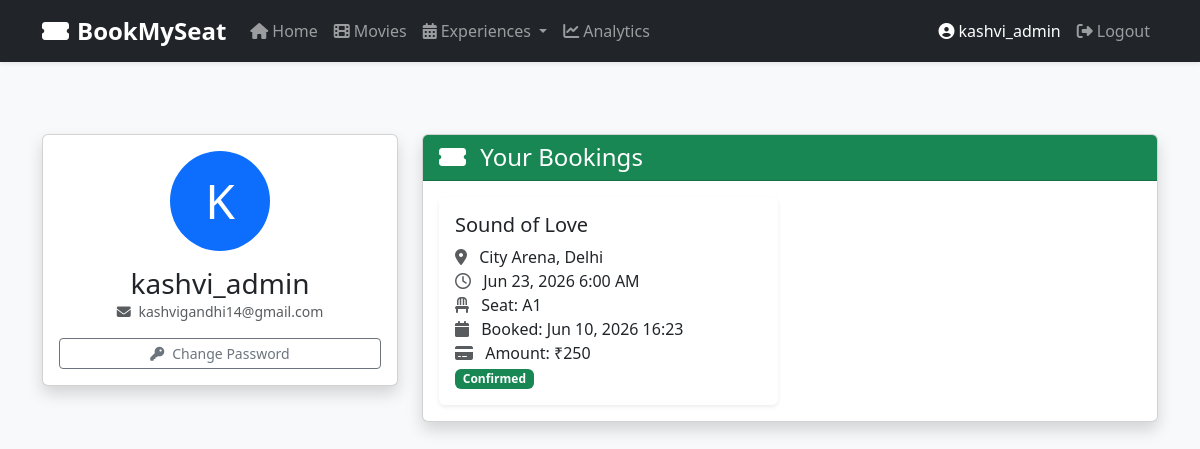
Screenshot of /users/profile/ (signed in) with the database file from the repository.
### experiences/models.py (models this page shows, shortened)
class Booking(models.Model):
    id = models.UUIDField(primary_key=True, default=uuid.uuid4, editable=False)
    user = models.ForeignKey(User, on_delete=models.CASCADE, related_name="experience_bookings")
    seat = models.ForeignKey(Seat, on_delete=models.PROTECT)
    session = models.ForeignKey(Session, on_delete=models.PROTECT)
    experience = models.ForeignKey(Experience, on_delete=models.PROTECT)
    status = models.CharField(
        max_length=32,
        default="pending_payment",
        choices=[
            ("pending_payment", "Pending Payment"),
            ("confirmed", "Confirmed"),
            ("cancelled", "Cancelled"),
        ],
    )
    booked_at = models.DateTimeField(auto_now_add=True, db_index=True)
    payment_id = models.CharField(max_length=255, blank=True, default="", db_index=True)
    class Meta:
        indexes = [
            models.Index(fields=["user", "booked_at"]),
            models.Index(fields=["payment_id"]),
        ]

class Experience(models.Model):
    name = models.CharField(max_length=255, db_index=True)
    type = models.CharField(max_length=32, choices=ExperienceType.choices, db_index=True)
    image = models.ImageField(upload_to="experiences/", blank=True, null=True)
    rating = models.DecimalField(max_digits=3, decimal_places=1, default=0)
    language = models.ForeignKey(
        "movies.Language",
        on_delete=models.PROTECT,
        related_name="experiences",
        null=True,
        blank=True
    )
    director = models.CharField(
        max_length=255,
        blank=True,
        null=True,
        help_text="Director or main performer"
    )
    description = models.TextField(blank=True, null=True)
    trailer_url = models.URLField(blank=True, null=True)
    class Meta:
        ordering = ["-rating", "name"]
        indexes = [
            models.Index(fields=["type", "name"]),
            models.Index(fields=["rating"]),
        ]
    _YOUTUBE_ID_RE = re.compile(r"^[A-Za-z0-9_-]{6,64}$")

class Session(models.Model):
    experience = models.ForeignKey(Experience, on_delete=models.CASCADE, related_name="sessions")
    venue = models.ForeignKey(Venue, on_delete=models.PROTECT, related_name="sessions")
    start_time = models.DateTimeField(db_index=True)
    ticket_price = models.DecimalField(max_digits=9, decimal_places=2, default=250.00)
    seat_map_enabled = models.BooleanField(default=True)
    class Meta:
        ordering = ["start_time", "id"]
        indexes = [
            models.Index(fields=["experience", "start_time"]),
            models.Index(fields=["venue", "start_time"]),
        ]

class Venue(models.Model):
    name = models.CharField(max_length=255)
    city = models.CharField(max_length=120, blank=True, default="")
    address = models.TextField(blank=True, default="")

class Seat(models.Model):
    session = models.ForeignKey(Session, on_delete=models.CASCADE, related_name="seats")
    seat_number = models.CharField(max_length=10)
    is_booked = models.BooleanField(default=False)
    class Meta:
        unique_together = ["session", "seat_number"]
        indexes = [models.Index(fields=["session", "is_booked"])]

class Payment(models.Model):
    booking = models.OneToOneField(Booking, on_delete=models.CASCADE, related_name="payment")
    stripe_payment_intent_id = models.CharField(max_length=255, unique=True)
    client_secret = models.CharField(max_length=255, blank=True)
    amount = models.DecimalField(max_digits=9, decimal_places=2)
    currency = models.CharField(max_length=10, default="INR")
    status = models.CharField(
        max_length=32,
        default="pending",
        choices=[
            ("pending", "Pending"),
            ("succeeded", "Succeeded"),
            ("failed", "Failed"),
            ("cancelled", "Cancelled"),
        ],
        db_index=True,
    )
    created_at = models.DateTimeField(auto_now_add=True, db_index=True)

### users/views.py (the view)
# urls.py: path('profile/', profile, name='profile'),
@login_required
def profile(request):
    bookings = Booking.objects.filter(user=request.user).select_related(
        'movie', 'theater', 'seat', 'payment'
    ).order_by('-booked_at')
    experience_bookings = ExperienceBooking.objects.filter(user=request.user).select_related(
        'experience', 'session__venue', 'seat', 'payment'
    ).order_by('-booked_at')
    if request.method == 'POST':
        u_form = UserUpdateForm(request.POST, instance=request.user)
        if u_form.is_valid():
            u_form.save()
            return redirect('profile')
    else:
        u_form = UserUpdateForm(instance=request.user)
    return render(
        request,
        'users/profile.html',
        {'u_form': u_form, 'bookings': bookings, 'experience_bookings': experience_bookings},
    )

### templates/users/profile.html (shortened to what this page needs)
{% extends "base.html" %} {% block content %}
<div class="container py-5">
  <div class="row">
    <div class="col-lg-4 mb-4">
      <div class="card shadow">
        <div class="card-body text-center">
          <div class="mb-3">
            <div class="avatar-circle mx-auto mb-3 bg-primary text-white d-flex align-items-center justify-content-center" style="width: 100px; height: 100px; border-radius: 50%; font-size: 3rem;">
                {{ user.username|slice:":1"|upper }}
            </div>
          </div>
          <h3 class="card-title mb-0">{{ user.username }}</h3>
          <p class="text-muted small mb-3"><i class="fas fa-envelope me-1"></i> {{ user.email }}</p>
          <div class="d-grid gap-2">
            <a href="{% url 'password_reset' %}" class="btn btn-sm btn-outline-secondary"><i class="fas fa-key me-2"></i>Change Password</a>
          </div>
        </div>
      </div>
    </div>
    <div class="col-lg-8">
      <div class="card shadow">
        <div class="card-header bg-success text-white">
          <h4 class="mb-0"><i class="fas fa-ticket-alt me-2"> </i> Your Bookings</h4>
        </div>
        <div class="card-body">
          {% if bookings or experience_bookings %}
            <div class="row row-cols-1 row-cols-md-2 g-4">
              {% for booking in experience_bookings %}
                <div class="col">
                  <div class="card h-100 border-0 shadow-sm">
                    <div class="card-body">
                      <h5 class="card-title">{{ booking.experience.name }}</h5>
                      <p class="card-text">
                        <i class="fas fa-map-marker-alt me-2 text-muted"></i> {{ booking.session.venue.name }}{% if booking.session.venue.city %}, {{ booking.session.venue.city }}{% endif %}<br>
                        <i class="far fa-clock me-2 text-muted"></i> {{ booking.session.start_time|date:"M d, Y g:i A" }}<br>
                        <i class="fas fa-chair me-2 text-muted"></i> Seat: {{ booking.seat.seat_number }}<br>
                        <i class="fas fa-calendar me-2 text-muted"></i> Booked: {{ booking.booked_at|date:"M d, Y H:i" }}<br>
                        {% if booking.payment %}
                          <i class="fas fa-credit-card me-2 text-muted"></i> Amount: ₹{{ booking.payment.amount|floatformat:0 }}<br>
                          <span class="badge
                            {% if booking.status == 'confirmed' %}bg-success
                            {% elif booking.status == 'pending_payment' %}bg-warning
                            {% elif booking.status == 'cancelled' %}bg-danger
                            {% else %}bg-secondary{% endif %}">
                            {{ booking.get_status_display }}
                          </span>
                        {% else %}
                          <span class="badge bg-secondary">Legacy Booking</span>
                        {% endif %}
                      </p>
                    </div>
                  </div>
                </div>
              {% endfor %}
            </div>
          {% else %}
            <div class="text-center py-5">
              <i class="fas fa-ticket-alt fa-4x text-muted mb-3"></i>
              <p class="lead mb-0">No bookings yet. Time to plan your next outing!</p>
            </div>
          {% endif %}
        </div>
      </div>
    </div>
  </div>
</div>
{% endblock %}

### templates/base.html (shortened to what this page needs)
{% load static %}
<!DOCTYPE html>
<html lang="en">
<head>
    <link href="https://cdn.jsdelivr.net/npm/bootstrap@5.3.3/dist/css/bootstrap.min.css" rel="stylesheet">
    <link rel="stylesheet" href="https://cdnjs.cloudflare.com/ajax/libs/font-awesome/6.5.2/css/all.min.css" />
    <link rel="stylesheet" href="{% static 'css/style.css' %}">
</head>
<body>
    <nav class="navbar navbar-expand-lg navbar-dark bg-dark shadow-sm">
        <div class="container">
            <a class="navbar-brand fw-bold" href="{% url 'home' %}">
                <i class="fas fa-ticket-alt me-2"></i>BookMySeat
            </a>
            <div class="collapse navbar-collapse" id="navbarNav">
                <ul class="navbar-nav me-auto mb-2 mb-lg-0">
                    <li class="nav-item">
                        <a class="nav-link {% if request.resolver_match.url_name == 'home' %}active{% endif %}" aria-current="page" href="{% url 'home' %}">
                            <i class="fas fa-home me-1"></i>Home
                        </a>
                    </li>
                    <li class="nav-item">
                        <a class="nav-link {% if 'movies' in request.path %}active{% endif %}" href="{% url 'movie_list' %}">
                            <i class="fas fa-film me-1"></i>Movies
                        </a>
                    </li>
                    <li class="nav-item dropdown">
                        <a class="nav-link dropdown-toggle " href="#" id="navbarDropdown" role="button" data-bs-toggle="dropdown" aria-expanded="false">
                            <i class="fas fa-calendar-alt me-1"></i>Experiences
                        </a>
                    </li>
                    {% if request.user.is_authenticated and request.user.is_staff %}
                    <li class="nav-item">
                        <a class="nav-link {% if 'analytics' in request.path %}active{% endif %}" href="{% url 'analytics:dashboard' %}">
                            <i class="fas fa-chart-line me-1"></i>Analytics
                        </a>
                    </li>
                    {% endif %}
                </ul>
                <ul class="navbar-nav ms-auto">
                    {% if user.is_authenticated %}
                        <li class="nav-item">
                            <a class="nav-link {% if request.resolver_match.url_name == 'profile' %}active{% endif %}" href="{% url 'profile' %}">
                                <i class="fas fa-user-circle me-1"></i>{{ user.username }}
                            </a>
                        </li>
                        <li class="nav-item">
                            <a class="nav-link" href="{% url 'logout' %}">
                                <i class="fas fa-sign-out-alt me-1"></i>Logout
                            </a>
                        </li>
                    {% endif %}
                </ul>
            </div>
        </div>
    </nav>
    <main class="py-4">
        {% block content %}{% endblock %}
    </main>
</body>
</html>

### templates/style.css (style rules this page uses)
body { background-color: #f8f9fa; }
.navbar-brand { font-size: 1.5rem; }

### rows the page displays
Booking: experience.name "Sound of Love", session.venue.name "City Arena", session.venue.city "Delhi", session.start_time "Jun 23, 2026 6:00 AM", seat.seat_number "A1", booked_at "Jun 10, 2026 16:23", payment.amount "250", status "Confirmed"

### other values shown
{{ user.username }} "kashvi_admin"
{{ user.username|slice:":1"|upper }} "K"
{{ user.email }} "kashvigandhi14@gmail.com"
